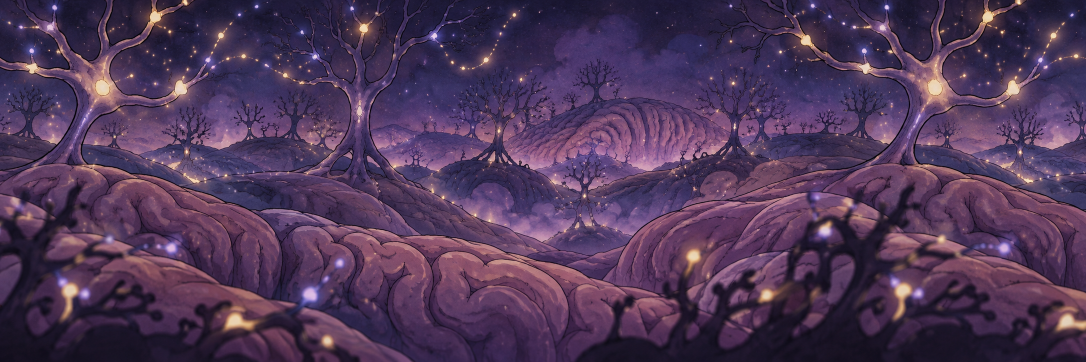
#> input picture examples/antidoto/source/bg_brain_far.png, 2172 x 724 px (shown at 1/2 size)
$ python -i recolor.py   (imports and definitions only)
#> lines starting #> are read from the running program, lines starting #| are printed output that depends on the picture; after the words box and inside, x2 and y2 are one past the last pixel; in counts of white or black regions, pixels touching at a corner belong together
# Copyright (c) 2026 Federico Pereira <lord.basex@gmail.com>
"""Makes Azul from Rojo: every red_*.png sheet becomes blue_*.png with the
reds (the capsule's top, the shoes, the antibodies) turned blue, and the
rest (the white half, the face, the gloves, the outlines) kept, so both
heroes move exactly alike.

  uv run --with pillow --with numpy examples/antidoto/recolor.py [DIR]
"""
import pathlib
import sys

import numpy as np
from PIL import Image

RED_HUES = (340, 25)    # degrees: what counts as red (wrapping around 0)
BLUE_HUE = 212          # Azul's blue
MIN_SATURATION = 0.30   # skin, white and grey are left alone


def recolor(src: pathlib.Path, dst: pathlib.Path) -> None:
#> called with src = 'source/bg_brain_far.png', dst = 'out.png'
    img = Image.open(src).convert("RGBA")
    rgba = np.asarray(img).astype(np.float32) / 255.0
    rgb, alpha = rgba[..., :3], rgba[..., 3:]
#> alpha: shape (724, 2172, 1) float32; every value is 1
    hsv = np.asarray(Image.fromarray((rgb * 255).astype(np.uint8)).convert("HSV")).astype(np.float32)
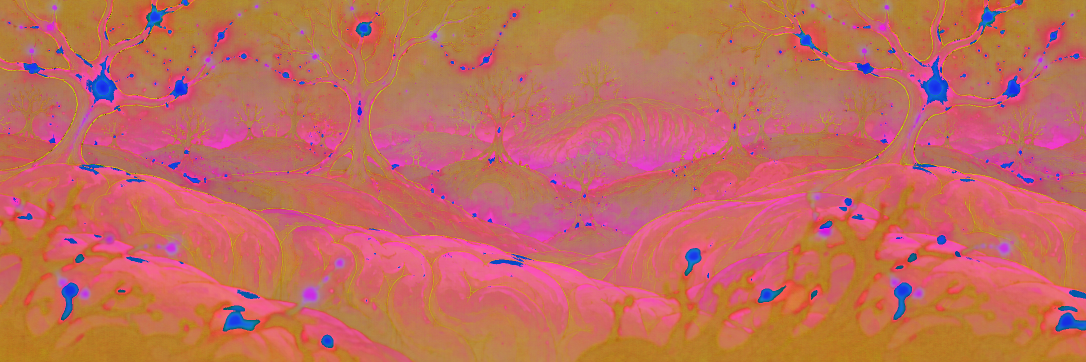
#> hsv: shape (724, 2172, 3) float32 (shown at 1/2 size); mean R, G, B 195.4, 107.9, 93.1
    hue = hsv[..., 0] * 360.0 / 255.0
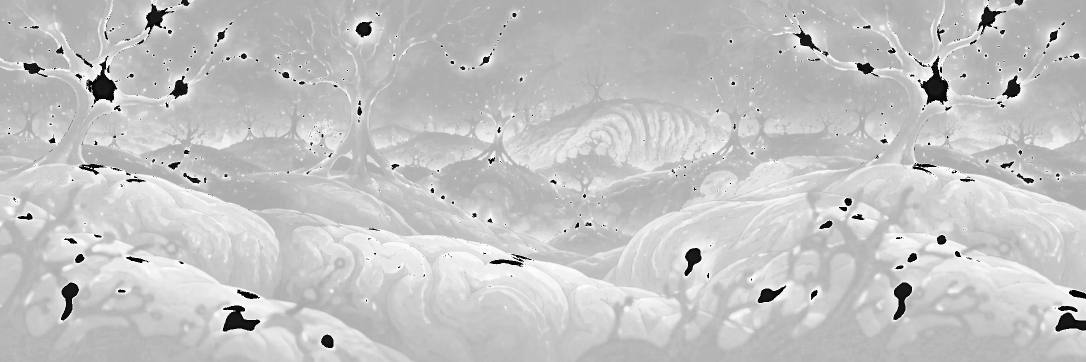
#> hue: shape (724, 2172) float32 (shown at 1/2 size); min 0, max 358.6, mean 275.4; drawn with min black and max white
    sat = hsv[..., 1] / 255.0
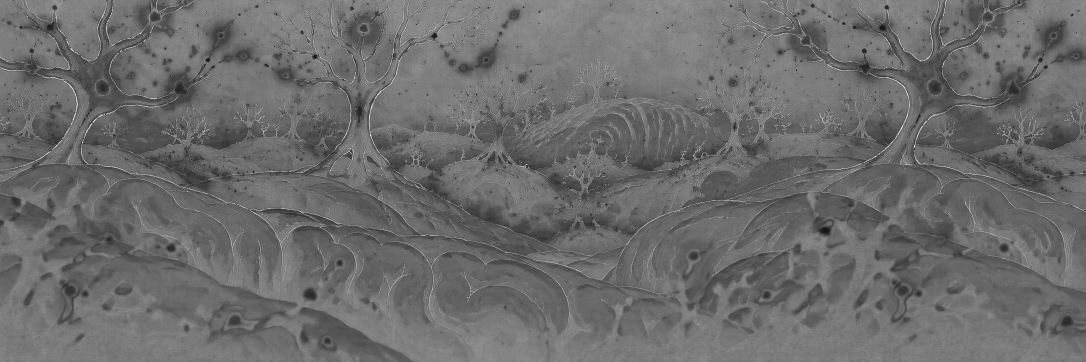
#> sat: shape (724, 2172) float32 (shown at 1/2 size); min 0, max 1, mean 0.423
    lo, hi = RED_HUES
    red = ((hue >= lo) | (hue <= hi)) & (sat >= MIN_SATURATION)
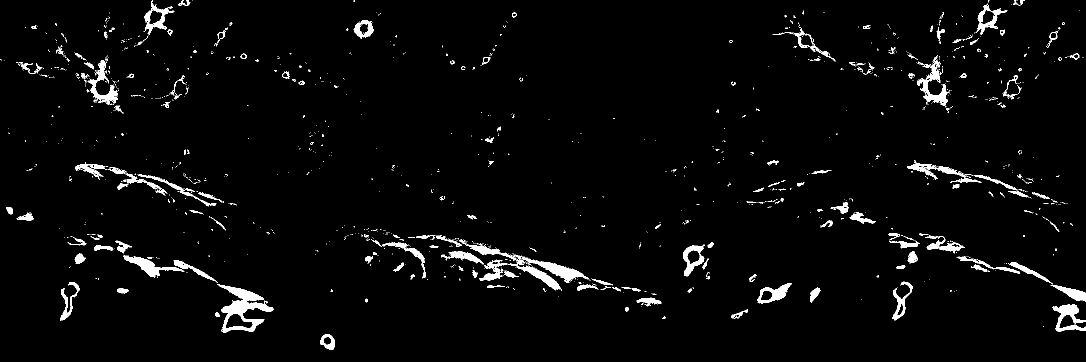
#> red: shape (724, 2172) bool (shown at 1/2 size); 3% white; 1295 white regions (1123 under 20 px), largest, box (x1, y1, x2, y2) and area: (434, 569, 548, 665) 3866, (918, 480, 1181, 565) 2736, (959, 520, 1124, 582) 2048
    # shift the hue of red pixels to blue, keeping saturation and value
    hsv[..., 0] = np.where(red, BLUE_HUE * 255.0 / 360.0, hsv[..., 0])
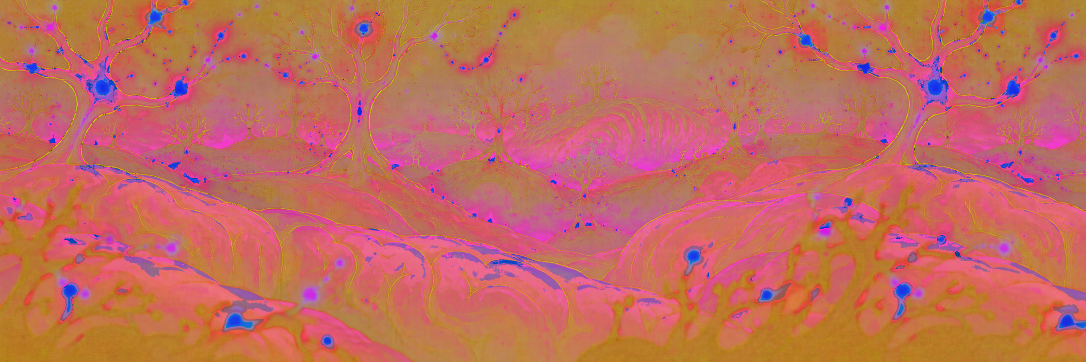
#> hsv: shape (724, 2172, 3) float32 (shown at 1/2 size); mean R, G, B 194.9, 107.9, 93.1
    out = Image.fromarray(hsv.astype(np.uint8), "HSV").convert("RGB")
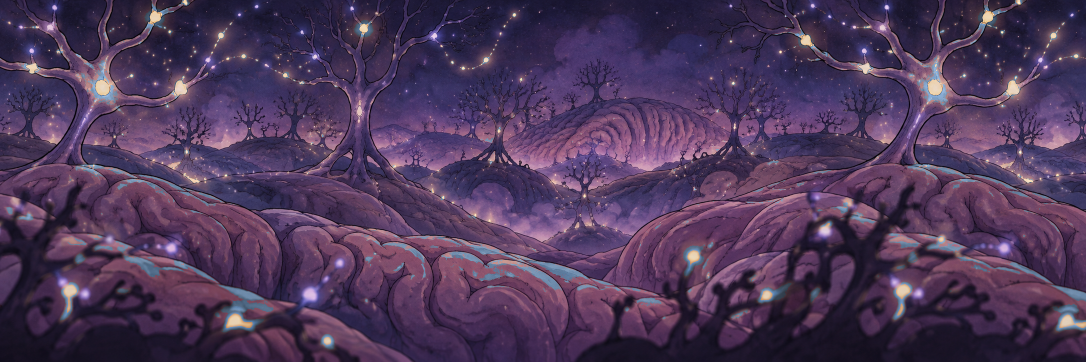
#> out: PIL image 2172x724 RGB (shown at 1/2 size); mean R, G, B 77.9, 56.6, 89.5
    out = np.concatenate([np.asarray(out), (alpha * 255).astype(np.uint8)], axis=2)
#> out: shape (724, 2172, 4)
    Image.fromarray(out, "RGBA").save(dst)


def main() -> None:
    folder = pathlib.Path(sys.argv[1] if len(sys.argv) > 1 else pathlib.Path(__file__).parent / "source")
    for src in sorted(folder.glob("red_*.png")):
        dst = src.with_name("blue_" + src.name[len("red_"):])
        recolor(src, dst)
        print(dst.name)


# [2 lines not run here, left out]

>>> result = recolor('source/bg_brain_far.png', 'out.png')

$ run again, on examples/antidoto/source/bg_heart_mid.png
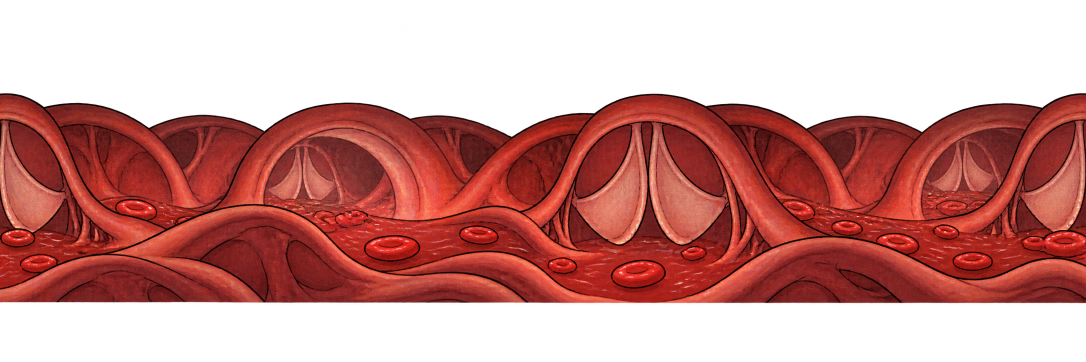
#> input picture examples/antidoto/source/bg_heart_mid.png, 2172 x 724 px (shown at 1/2 size)
#> in recolor, img is the input picture: PIL image 2172x724 RGBA; mean R, G, B, A 83.8, 27.4, 23.6, 133.3
#> in recolor, `red = ((hue >= lo) | (hue <= hi)) & (sat >= MIN_SATURATION)`:
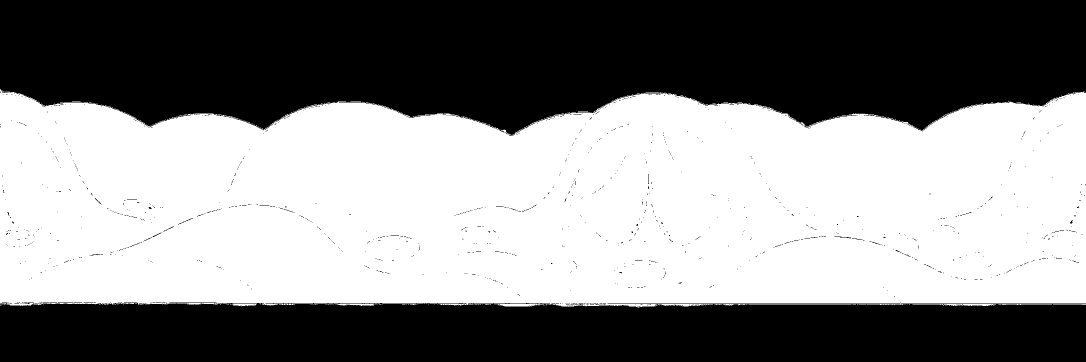
#> red: shape (724, 2172) bool (shown at 1/2 size); 53.3% white; 1039 black regions (1021 under 20 px), largest, box (x1, y1, x2, y2) and area: (0, 0, 2172, 272) 480578, (0, 605, 2172, 724) 250576, (76, 605, 146, 607) 101
#> in recolor, `out = np.concatenate([np.asarray(out), (alpha * 255).astype(np.uint8)]..`:
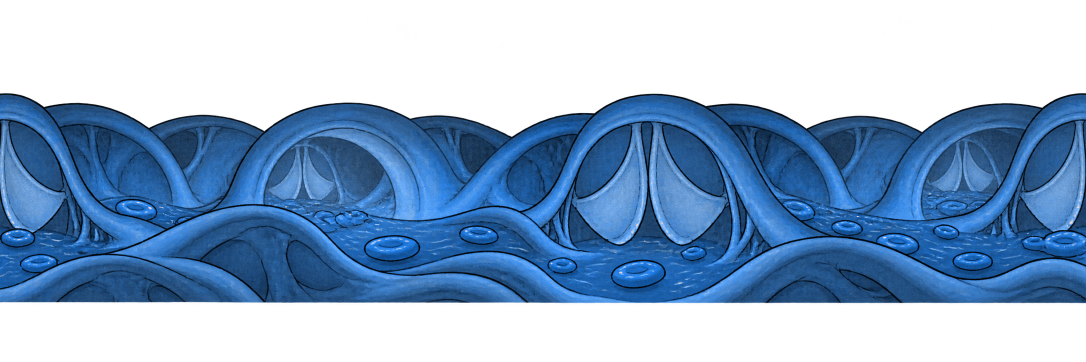
#> out: shape (724, 2172, 4) (shown at 1/2 size); mean R, G, B, A 23.7, 52, 83.8, 133.3; transparent parts drawn white

$ run again, on examples/antidoto/source/bg_intestine_far.png
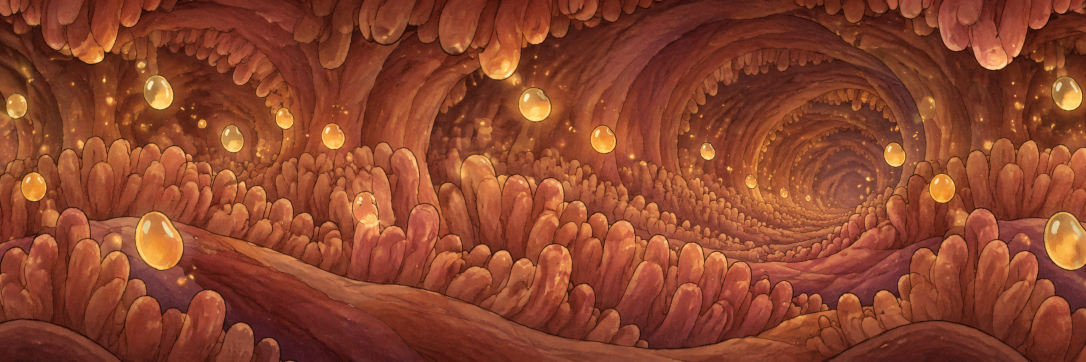
#> input picture examples/antidoto/source/bg_intestine_far.png, 2172 x 724 px (shown at 1/2 size)
#> alpha: shape (724, 2172, 1) float32; every value is 1
#> in recolor, `red = ((hue >= lo) | (hue <= hi)) & (sat >= MIN_SATURATION)`:
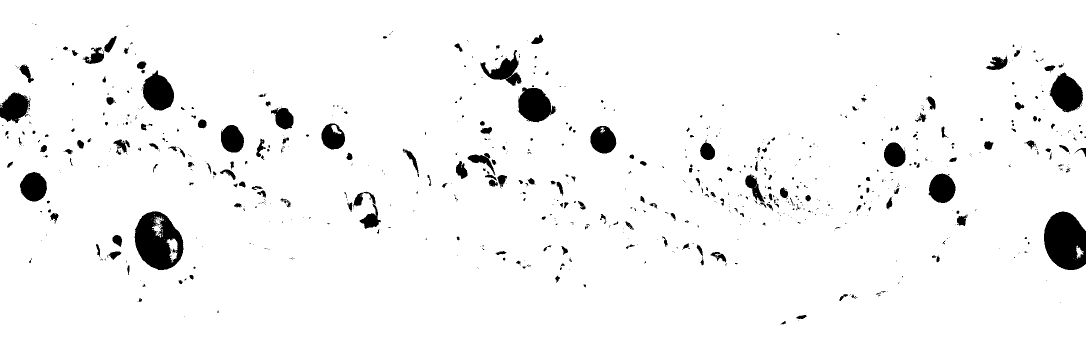
#> red: shape (724, 2172) bool (shown at 1/2 size); 95.6% white; 804 black regions (582 under 20 px), largest, box (x1, y1, x2, y2) and area: (2088, 423, 2172, 540) 7690, (269, 422, 367, 540) 7537, (1036, 175, 1113, 245) 3659
#> in recolor, `out = Image.fromarray(hsv.astype(np.uint8), "HSV").convert("RGB")`:
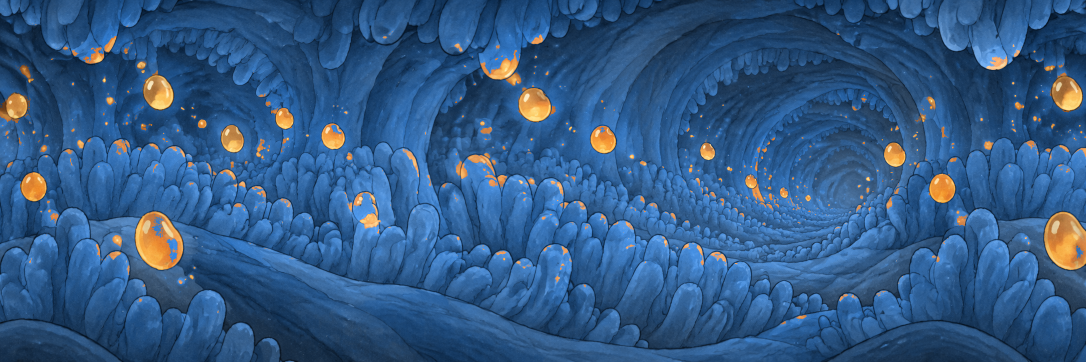
#> out: PIL image 2172x724 RGB (shown at 1/2 size); mean R, G, B 49.9, 89.4, 133.9
